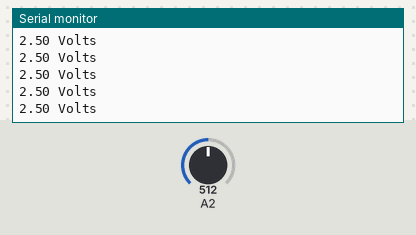
A sketch run on a simulated Arduino Uno, built with avr-gcc and run on an emulated ATmega328P. Parts: the last lines printed to the serial monitor. Inputs (shaded band) come from the test bench; at power-on: A2 = 512.

Above: at 1.2 s.
1.3 s: A2 set to 716
At 1.68 s:
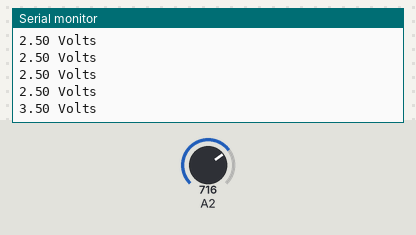
2.8 s: A2 set to 900
At 2.94 s:
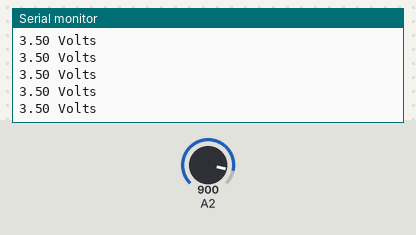
Timing chart, 0 to 5.8 s (numbered marks = the images above; inputs shaded):
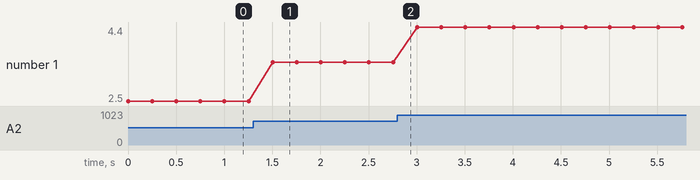

The sketch:

Potentiometer_Voltage_Divider.ino
```cpp
void setup() {

  // put your setup code here, to run once:
  Serial.begin(9600);

}

void loop() {

  // put your main code here, to run repeatedly:
  int sensorValue = analogRead(A2);

  // Convert the analog reading (which goes from 0 - 1023) to a voltage (0 - 5V)
  float voltage = sensorValue * (5.0 / 1023.0);

  Serial.println(String(voltage) + " Volts");
  delay(250);
}
```

Measured:
- after the input at 1.3 s, the serial monitor: prints a new line after 0.20 s (image 1)
- plotted number 1: 2.5 → 3.5 after the input at 1.3 s, 3.5 → 4.4 after the input at 2.8 s
